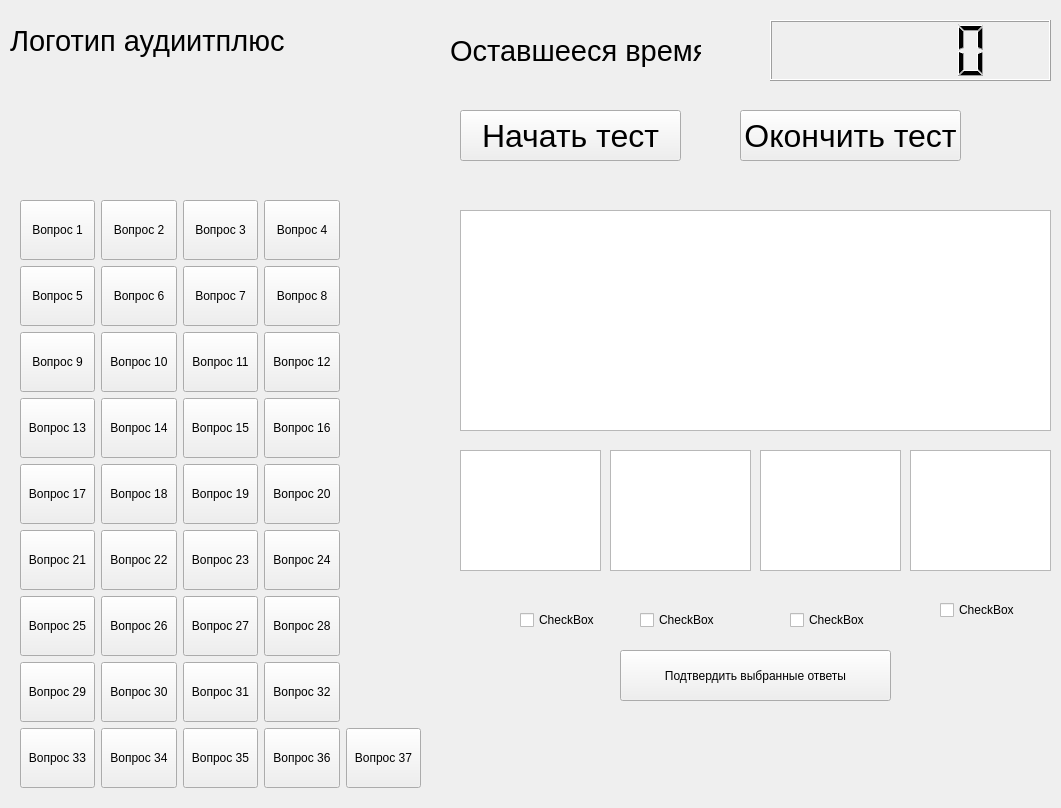
<?xml version="1.0" encoding="UTF-8"?>
<ui version="4.0">
 <class>MainWindow</class>
 <widget class="QMainWindow" name="MainWindow">
  <property name="geometry">
   <rect>
    <x>0</x>
    <y>0</y>
    <width>1061</width>
    <height>808</height>
   </rect>
  </property>
  <property name="windowTitle">
   <string>MainWindow</string>
  </property>
  <widget class="QWidget" name="centralwidget">
   <widget class="QLabel" name="lblicon">
    <property name="geometry">
     <rect>
      <x>10</x>
      <y>10</y>
      <width>281</width>
      <height>61</height>
     </rect>
    </property>
    <property name="font">
     <font>
      <pointsize>22</pointsize>
     </font>
    </property>
    <property name="text">
     <string>Логотип аудиитплюс</string>
    </property>
   </widget>
   <widget class="QPushButton" name="btnstart_test">
    <property name="geometry">
     <rect>
      <x>460</x>
      <y>110</y>
      <width>221</width>
      <height>51</height>
     </rect>
    </property>
    <property name="font">
     <font>
      <pointsize>24</pointsize>
     </font>
    </property>
    <property name="text">
     <string>Начать тест</string>
    </property>
   </widget>
   <widget class="QLabel" name="lblicon_2">
    <property name="geometry">
     <rect>
      <x>450</x>
      <y>20</y>
      <width>251</width>
      <height>61</height>
     </rect>
    </property>
    <property name="font">
     <font>
      <pointsize>22</pointsize>
     </font>
    </property>
    <property name="text">
     <string>Оставшееся время</string>
    </property>
   </widget>
   <widget class="QLCDNumber" name="lcdNumber_timer">
    <property name="geometry">
     <rect>
      <x>770</x>
      <y>20</y>
      <width>281</width>
      <height>61</height>
     </rect>
    </property>
   </widget>
   <widget class="QListWidget" name="list_quest_test">
    <property name="geometry">
     <rect>
      <x>460</x>
      <y>210</y>
      <width>591</width>
      <height>221</height>
     </rect>
    </property>
   </widget>
   <widget class="QCheckBox" name="checkBox_answer_a">
    <property name="geometry">
     <rect>
      <x>520</x>
      <y>610</y>
      <width>79</width>
      <height>20</height>
     </rect>
    </property>
    <property name="text">
     <string>CheckBox</string>
    </property>
   </widget>
   <widget class="QCheckBox" name="checkBox_answer_b">
    <property name="geometry">
     <rect>
      <x>640</x>
      <y>610</y>
      <width>79</width>
      <height>20</height>
     </rect>
    </property>
    <property name="text">
     <string>CheckBox</string>
    </property>
   </widget>
   <widget class="QCheckBox" name="checkBox_answer_c">
    <property name="geometry">
     <rect>
      <x>790</x>
      <y>610</y>
      <width>79</width>
      <height>20</height>
     </rect>
    </property>
    <property name="text">
     <string>CheckBox</string>
    </property>
   </widget>
   <widget class="QCheckBox" name="checkBox_answer_d">
    <property name="geometry">
     <rect>
      <x>940</x>
      <y>600</y>
      <width>79</width>
      <height>20</height>
     </rect>
    </property>
    <property name="text">
     <string>CheckBox</string>
    </property>
   </widget>
   <widget class="QPushButton" name="btnendtest">
    <property name="geometry">
     <rect>
      <x>740</x>
      <y>110</y>
      <width>221</width>
      <height>51</height>
     </rect>
    </property>
    <property name="font">
     <font>
      <pointsize>24</pointsize>
     </font>
    </property>
    <property name="text">
     <string>Окончить тест</string>
    </property>
   </widget>
   <widget class="QListWidget" name="list_answer_d">
    <property name="geometry">
     <rect>
      <x>910</x>
      <y>450</y>
      <width>141</width>
      <height>121</height>
     </rect>
    </property>
   </widget>
   <widget class="QListWidget" name="list_answer_c">
    <property name="geometry">
     <rect>
      <x>760</x>
      <y>450</y>
      <width>141</width>
      <height>121</height>
     </rect>
    </property>
   </widget>
   <widget class="QListWidget" name="list_answer_a">
    <property name="geometry">
     <rect>
      <x>460</x>
      <y>450</y>
      <width>141</width>
      <height>121</height>
     </rect>
    </property>
   </widget>
   <widget class="QPushButton" name="btn_accept_answer">
    <property name="geometry">
     <rect>
      <x>620</x>
      <y>650</y>
      <width>271</width>
      <height>51</height>
     </rect>
    </property>
    <property name="text">
     <string>Подтвердить выбранные ответы</string>
    </property>
   </widget>
   <widget class="QWidget" name="">
    <property name="geometry">
     <rect>
      <x>20</x>
      <y>200</y>
      <width>401</width>
      <height>590</height>
     </rect>
    </property>
    <layout class="QGridLayout" name="gridLayout">
     <item row="0" column="0">
      <widget class="QPushButton" name="btn_quest_1">
       <property name="minimumSize">
        <size>
         <width>60</width>
         <height>60</height>
        </size>
       </property>
       <property name="text">
        <string>Вопрос 1</string>
       </property>
      </widget>
     </item>
     <item row="0" column="1">
      <widget class="QPushButton" name="btn_quest_2">
       <property name="minimumSize">
        <size>
         <width>60</width>
         <height>60</height>
        </size>
       </property>
       <property name="text">
        <string>Вопрос 2</string>
       </property>
      </widget>
     </item>
     <item row="0" column="2">
      <widget class="QPushButton" name="btn_quest_3">
       <property name="minimumSize">
        <size>
         <width>60</width>
         <height>60</height>
        </size>
       </property>
       <property name="text">
        <string>Вопрос 3</string>
       </property>
      </widget>
     </item>
     <item row="0" column="3">
      <widget class="QPushButton" name="btn_quest_4">
       <property name="minimumSize">
        <size>
         <width>60</width>
         <height>60</height>
        </size>
       </property>
       <property name="text">
        <string>Вопрос 4</string>
       </property>
      </widget>
     </item>
     <item row="1" column="0">
      <widget class="QPushButton" name="btn_quest_5">
       <property name="minimumSize">
        <size>
         <width>60</width>
         <height>60</height>
        </size>
       </property>
       <property name="text">
        <string>Вопрос 5</string>
       </property>
      </widget>
     </item>
     <item row="1" column="1">
      <widget class="QPushButton" name="btn_quest_6">
       <property name="minimumSize">
        <size>
         <width>60</width>
         <height>60</height>
        </size>
       </property>
       <property name="text">
        <string>Вопрос 6</string>
       </property>
      </widget>
     </item>
     <item row="1" column="2">
      <widget class="QPushButton" name="btn_quest_7">
       <property name="minimumSize">
        <size>
         <width>60</width>
         <height>60</height>
        </size>
       </property>
       <property name="text">
        <string>Вопрос 7</string>
       </property>
      </widget>
     </item>
     <item row="1" column="3">
      <widget class="QPushButton" name="btn_quest_8">
       <property name="minimumSize">
        <size>
         <width>60</width>
         <height>60</height>
        </size>
       </property>
       <property name="text">
        <string>Вопрос 8</string>
       </property>
      </widget>
     </item>
     <item row="2" column="0">
      <widget class="QPushButton" name="btn_quest_9">
       <property name="minimumSize">
        <size>
         <width>60</width>
         <height>60</height>
        </size>
       </property>
       <property name="text">
        <string>Вопрос 9</string>
       </property>
      </widget>
     </item>
     <item row="2" column="1">
      <widget class="QPushButton" name="btn_quest_10">
       <property name="minimumSize">
        <size>
         <width>60</width>
         <height>60</height>
        </size>
       </property>
       <property name="text">
        <string>Вопрос 10</string>
       </property>
      </widget>
     </item>
     <item row="2" column="2">
      <widget class="QPushButton" name="btn_quest_11">
       <property name="minimumSize">
        <size>
         <width>60</width>
         <height>60</height>
        </size>
       </property>
       <property name="text">
        <string>Вопрос 11</string>
       </property>
      </widget>
     </item>
     <item row="2" column="3">
      <widget class="QPushButton" name="btn_quest_12">
       <property name="minimumSize">
        <size>
         <width>60</width>
         <height>60</height>
        </size>
       </property>
       <property name="text">
        <string>Вопрос 12</string>
       </property>
      </widget>
     </item>
     <item row="3" column="0">
      <widget class="QPushButton" name="btn_quest_13">
       <property name="minimumSize">
        <size>
         <width>60</width>
         <height>60</height>
        </size>
       </property>
       <property name="text">
        <string>Вопрос 13</string>
       </property>
      </widget>
     </item>
     <item row="3" column="1">
      <widget class="QPushButton" name="btn_quest_14">
       <property name="minimumSize">
        <size>
         <width>60</width>
         <height>60</height>
        </size>
       </property>
       <property name="text">
        <string>Вопрос 14</string>
       </property>
      </widget>
     </item>
     <item row="3" column="2">
      <widget class="QPushButton" name="btn_quest_15">
       <property name="minimumSize">
        <size>
         <width>60</width>
         <height>60</height>
        </size>
       </property>
       <property name="text">
        <string>Вопрос 15</string>
       </property>
      </widget>
     </item>
     <item row="3" column="3">
      <widget class="QPushButton" name="btn_quest_16">
       <property name="minimumSize">
        <size>
         <width>60</width>
         <height>60</height>
        </size>
       </property>
       <property name="text">
        <string>Вопрос 16</string>
       </property>
      </widget>
     </item>
     <item row="4" column="0">
      <widget class="QPushButton" name="btn_quest_17">
       <property name="minimumSize">
        <size>
         <width>60</width>
         <height>60</height>
        </size>
       </property>
       <property name="text">
        <string>Вопрос 17</string>
       </property>
      </widget>
     </item>
     <item row="4" column="1">
      <widget class="QPushButton" name="btn_quest_18">
       <property name="minimumSize">
        <size>
         <width>60</width>
         <height>60</height>
        </size>
       </property>
       <property name="text">
        <string>Вопрос 18</string>
       </property>
      </widget>
     </item>
     <item row="4" column="2">
      <widget class="QPushButton" name="btn_quest_19">
       <property name="minimumSize">
        <size>
         <width>60</width>
         <height>60</height>
        </size>
       </property>
       <property name="text">
        <string>Вопрос 19</string>
       </property>
      </widget>
     </item>
     <item row="4" column="3">
      <widget class="QPushButton" name="btn_quest_20">
       <property name="minimumSize">
        <size>
         <width>60</width>
         <height>60</height>
        </size>
       </property>
       <property name="text">
        <string>Вопрос 20</string>
       </property>
      </widget>
     </item>
     <item row="5" column="0">
      <widget class="QPushButton" name="btn_quest_21">
       <property name="minimumSize">
        <size>
         <width>60</width>
         <height>60</height>
        </size>
       </property>
       <property name="text">
        <string>Вопрос 21</string>
       </property>
      </widget>
     </item>
     <item row="5" column="1">
      <widget class="QPushButton" name="btn_quest_22">
       <property name="minimumSize">
        <size>
         <width>60</width>
         <height>60</height>
        </size>
       </property>
       <property name="text">
        <string>Вопрос 22</string>
       </property>
      </widget>
     </item>
     <item row="5" column="2">
      <widget class="QPushButton" name="btn_quest_23">
       <property name="minimumSize">
        <size>
         <width>60</width>
         <height>60</height>
        </size>
       </property>
       <property name="text">
        <string>Вопрос 23</string>
       </property>
      </widget>
     </item>
     <item row="5" column="3">
      <widget class="QPushButton" name="btn_quest_24">
       <property name="minimumSize">
        <size>
         <width>60</width>
         <height>60</height>
        </size>
       </property>
       <property name="text">
        <string>Вопрос 24</string>
       </property>
      </widget>
     </item>
     <item row="6" column="0">
      <widget class="QPushButton" name="btn_quest_25">
       <property name="minimumSize">
        <size>
         <width>60</width>
         <height>60</height>
        </size>
       </property>
       <property name="text">
        <string>Вопрос 25</string>
       </property>
      </widget>
     </item>
     <item row="6" column="1">
      <widget class="QPushButton" name="btn_quest_26">
       <property name="minimumSize">
        <size>
         <width>60</width>
         <height>60</height>
        </size>
       </property>
       <property name="text">
        <string>Вопрос 26</string>
       </property>
      </widget>
     </item>
     <item row="6" column="2">
      <widget class="QPushButton" name="btn_quest_27">
       <property name="minimumSize">
        <size>
         <width>60</width>
         <height>60</height>
        </size>
       </property>
       <property name="text">
        <string>Вопрос 27</string>
       </property>
      </widget>
     </item>
     <item row="6" column="3">
      <widget class="QPushButton" name="btn_quest_28">
       <property name="minimumSize">
        <size>
         <width>60</width>
         <height>60</height>
        </size>
       </property>
       <property name="text">
        <string>Вопрос 28</string>
       </property>
      </widget>
     </item>
     <item row="7" column="0">
      <widget class="QPushButton" name="btn_quest_29">
       <property name="minimumSize">
        <size>
         <width>60</width>
         <height>60</height>
        </size>
       </property>
       <property name="text">
        <string>Вопрос 29</string>
       </property>
      </widget>
     </item>
     <item row="7" column="1">
      <widget class="QPushButton" name="btn_quest_30">
       <property name="minimumSize">
        <size>
         <width>60</width>
         <height>60</height>
        </size>
       </property>
       <property name="text">
        <string>Вопрос 30</string>
       </property>
      </widget>
     </item>
     <item row="7" column="2">
      <widget class="QPushButton" name="btn_quest_31">
       <property name="minimumSize">
        <size>
         <width>60</width>
         <height>60</height>
        </size>
       </property>
       <property name="text">
        <string>Вопрос 31</string>
       </property>
      </widget>
     </item>
     <item row="7" column="3">
      <widget class="QPushButton" name="btn_quest_32">
       <property name="minimumSize">
        <size>
         <width>60</width>
         <height>60</height>
        </size>
       </property>
       <property name="text">
        <string>Вопрос 32</string>
       </property>
      </widget>
     </item>
     <item row="8" column="0">
      <widget class="QPushButton" name="btn_quest_33">
       <property name="minimumSize">
        <size>
         <width>60</width>
         <height>60</height>
        </size>
       </property>
       <property name="text">
        <string>Вопрос 33</string>
       </property>
      </widget>
     </item>
     <item row="8" column="1">
      <widget class="QPushButton" name="btn_quest_34">
       <property name="minimumSize">
        <size>
         <width>60</width>
         <height>60</height>
        </size>
       </property>
       <property name="text">
        <string>Вопрос 34</string>
       </property>
      </widget>
     </item>
     <item row="8" column="2">
      <widget class="QPushButton" name="btn_quest_35">
       <property name="minimumSize">
        <size>
         <width>60</width>
         <height>60</height>
        </size>
       </property>
       <property name="text">
        <string>Вопрос 35</string>
       </property>
      </widget>
     </item>
     <item row="8" column="3">
      <widget class="QPushButton" name="btn_quest_36">
       <property name="minimumSize">
        <size>
         <width>60</width>
         <height>60</height>
        </size>
       </property>
       <property name="text">
        <string>Вопрос 36</string>
       </property>
      </widget>
     </item>
     <item row="8" column="4">
      <widget class="QPushButton" name="btn_quest_37">
       <property name="minimumSize">
        <size>
         <width>60</width>
         <height>60</height>
        </size>
       </property>
       <property name="text">
        <string>Вопрос 37</string>
       </property>
      </widget>
     </item>
    </layout>
   </widget>
   <widget class="QListWidget" name="list_answer_b">
    <property name="geometry">
     <rect>
      <x>610</x>
      <y>450</y>
      <width>141</width>
      <height>121</height>
     </rect>
    </property>
   </widget>
  </widget>
 </widget>
 <resources/>
 <connections/>
</ui>
